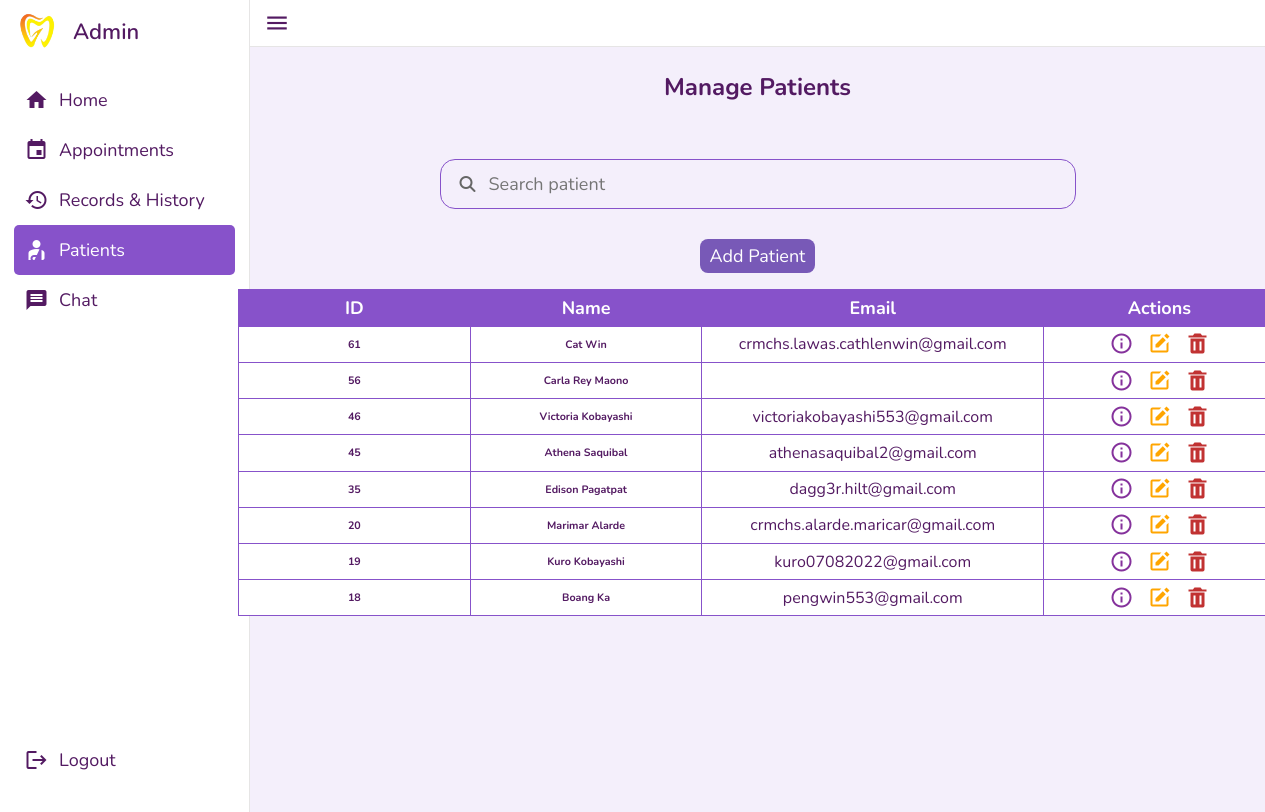
Page /admin-p_management.php on the committed database.
### tables this page shows
CREATE TABLE `patients_table1` (
  `id` int(11) NOT NULL,
  `first_name` varchar(50) NOT NULL,
  `last_name` varchar(50) NOT NULL,
  `birthdate` varchar(50) NOT NULL,
  `gender` varchar(50) NOT NULL,
  `address` varchar(50) NOT NULL,
  `contact_number` varchar(50) NOT NULL,
  `active_gmail` varchar(50) NOT NULL,
  `password` varchar(50) NOT NULL,
  `vkey` varchar(50) NOT NULL,
  `verified` tinyint(50) NOT NULL,
  `create_date` timestamp(6) NOT NULL DEFAULT current_timestamp(6) ON UPDATE current_timestamp(6),
  `med_info_1` varchar(50) NOT NULL,
  `med_info_2` varchar(50) NOT NULL,
  `med_info_3` varchar(50) NOT NULL,
  `med_info_4` varchar(50) NOT NULL,
  `med_info_5` varchar(50) NOT NULL,
  `med_info_6` varchar(50) NOT NULL,
  `med_info_7` varchar(50) NOT NULL,
  `med_info_8` varchar(50) NOT NULL,
  `med_info_9` varchar(50) NOT NULL,
  `med_info_10` varchar(50) NOT NULL
);

### admin-p_management.php (the view, shortened to what this page needs)
<?php
    include('dbconn.php')
?>
<!DOCTYPE html>
<html lang="en">
<head>
    <?php include('globalHead.php'); ?>
    <link rel="stylesheet" href="style/admin-p_management.css">
</head>
<body>
    <?php include('admin-sidebar.php');?>
    <section class="dashboard" id="dashboard">
        <div class="patRecHistory-container">
            <div class="container">
                <h1>Manage Patients</h1>
                <div class="row-container">
                    <div class="row two">
                        <div class="input-box search-container">
                            <i class="fa fa-search icon"></i>
                            <input type="text" id="getName" placeholder="Search patient">
                        </div>
                    </div>
                </div>
                <div class="add_p" style="display: flex; align-items: center; justify-content: center;">
                    <button class='button addPatient' id='addPatient' onclick='openAddPatientModal()' style="margin-top: 0.5rem; margin-bottom: 1rem;">Add Patient</button>
                </div>
                <table class="table table-striped">
                    <thead>
                    <tr>
                        <th>ID</th>
                        <th>Name</th>
                        <th>Email</th>
                        <th scope="col">Actions</th>
                    </tr>
                    </thead>
                    <tbody id="showdata">
                    <?php
                            $sql = "SELECT * FROM patients_table1 WHERE verified = 1 ORDER BY ID DESC LIMIT 8";
                            $query = mysqli_query($conn,$sql);
                            while($row = mysqli_fetch_assoc($query))
                            {
                            echo"<tr>";
                                echo"<td><h6>".$row['id']."</h6></td>";
                                echo"<td> <h6>".$row['first_name']. ' '. $row['last_name']."</h6> </td>";
                                echo"<td>".$row['active_gmail']."</td>";
                                echo "
                                    <td>
                                        <div class='d-flex'>
                                            <i class='bx bx-info-circle info' id='viewInfo' onclick='openviewPatientInfoModal(" . $row['id'] . ")'></i>
                                            <i class='bx bxs-edit edit' id='editInfo' onclick='openeditPatientInfoModal(" . $row['id'] . ")'></i>
                                            <i class='bx bxs-trash delete' id='deleteInfo' onclick='opendeletePatientInfoModal(" . $row['id'] . ")'></i>
                                        </div>
                                    </td>";
                            echo"</tr>";
                            }
                        ?>
                    </tbody>
                </table>
            </div>
        </div>
    </section>
</body>
</html>

### globalHead.php (shortened to what this page needs)
<link rel="stylesheet" href="https://cdnjs.cloudflare.com/ajax/libs/font-awesome/6.4.2/css/all.min.css"/>
<link href='https://unpkg.com/boxicons@2.1.4/css/boxicons.min.css' rel='stylesheet'>

### admin-sidebar.php (shortened to what this page needs)
<link rel="stylesheet" href="style/admin-sidebar.css">
<nav>
    <div class="logo-name">
        <div class="logo-image">
            <img src="img/mayollogo.png" alt="">
        </div>
        <span class="logo_name">Admin</span>
    </div>
    <div class="menu-items" >
        <ul class="nav-links">
            <li><a href="admin-dashboard.php">
                <i class="material-icons">home</i>
                <span class="link-name">Home</span></a>
            </li>
            <li><a href="admin-appointment.php">
                <i class="material-icons">event</i>
                <span class="link-name">Appointments</span></a>
            </li>
            <li><a href="admin-patRecHistory.php">
                <i class="material-icons">history</i>
                <span class="link-name">Records & History</span></a>
            </li>
            <li><a href="admin-p_management.php">
                <i class="material-icons">personal_injury</i>
                <span class="link-name">Patients</span></a>
            </li>
            <li><a href="admin-chat.php">
                <i class="material-icons">message</i>
                <span class="link-name">Chat</span></a>
            </li>
        </ul>
        <ul class="logout-mode">
            <li><a href="#">
                <i class="material-icons">logout</i>
                <span class="link-name">Logout</span>
            </a></li>
        </ul>
    </div>
</nav>
    <div class="top">
        <i class="material-icons sidebar-toggle">menu</i>
    </div>

### style/admin-p_management.css (style rules this page uses)
#dashboard { background: var(--v-light-purple); }
.patRecHistory-container { display: flex; flex-direction: row; justify-content: center; height: 100vh; }
.container { width: 1060px; height: 650px; flex-shrink: 0; margin-top: 2.3rem; border-radius: 5px; }
.container .row-container { margin-top: 1rem; display: flex; justify-content: center; align-items: center; }
.two { width: 60%; }
h1 { margin-top: 1.5rem; text-align: center; color: var(--v-dark-purple); }
.input-box { position: relative; width: 100%; height: 50px; margin: 30px 0; }
.input-box input { width: 100%; height: 100%; background: transparent; border: none; outline: none; border: 1px solid var(--dark-purple); border-radius: 15px; font-size: var(--small-font); color: var(--v-dark-purple); padding: 20px 45px 20px 20px; }
.table { width: 98%; border-collapse: collapse; margin-left: 10px; overflow-y: scroll; }
thead tr th { width: 190px; text-align: center; font-size: 18px; background: var(--v-dark-purple); color: white; padding: 5px; border: 2px solid var(--v-dark-purple) }
tbody tr td { text-align: center; border: 1px solid var(--dark-purple); background: white; color: var(--v-dark-purple); padding: 5.6px; }
.d-flex { display: flex; justify-content: center; align-items: center; }
.d-flex i { font-size: 1.5rem; color:#531A62; }
.d-flex .edit { color: orange; }
.d-flex .info { color:#85329C; }
.d-flex .delete { color:#C13232; }
.button { padding: 5px 10px 5px 10px; font-size: var(--small-font); border: none; border-radius: 8px; }
.addPatient { background: #7859B7; color: white; }
input, select { border: none; font-size: 18px; color: var(--v-dark-purple); float: left; width: 100%; margin-top: 0.5rem; border: 2px solid var(--dark-purple); border-radius: 8px; padding: 5px; }
.row-container .input-box { margin-top: 2rem; }
.d-flex .bx { margin-left: 7px; margin-right: 7px; }
thead tr th { background: var(--dark-purple); border: 2px solid var(--dark-purple); }
.icon { position: absolute; left: 20px; top: 50%; transform: translateY(-50%); color: #666; margin-top: 0.5rem; }
#getName { padding-left: 3rem; }

### style/globalStyle.css (style rules this page uses)
* { padding: 0; margin: 0; box-sizing: border-box; font-family: 'Nunito', sans-serif; text-decoration: none; list-style: none; scroll-behavior: smooth; }
:root { --white: #ffff; --v-light-purple: #F4EFFB; --light-purple: #D4BEEF; --v-dark-purple: #531A62; --dark-purple: #8752CA; --small-font: 18px; --big-font: 65px; --medium-large-font: 26px; --medium-font: 20px; --medium-large-font: 40px; --h2-font: 3rem; --pink: rgb(252, 104, 207); --dark-pink: #C553CF; --box-shadow: 0px 4px 4px 0px rgba(0, 0, 0, 0.25); }

### rows in the picture
patients_table1: id "61", first_name "Cat", last_name "Win", active_gmail "crmchs.lawas.cathlenwin@gmail.com"
patients_table1: id "56", first_name "Carla Rey", last_name "Maono"
patients_table1: id "46", first_name "Victoria", last_name "Kobayashi", active_gmail "victoriakobayashi553@gmail.com"
patients_table1: id "45", first_name "Athena", last_name "Saquibal", active_gmail "athenasaquibal2@gmail.com"
patients_table1: id "35", first_name "Edison", last_name "Pagatpat", active_gmail "dagg3r.hilt@gmail.com"
patients_table1: id "20", first_name "Marimar", last_name "Alarde", active_gmail "crmchs.alarde.maricar@gmail.com"
patients_table1: id "19", first_name "Kuro", last_name "Kobayashi", active_gmail "kuro07082022@gmail.com"
patients_table1: id "18", first_name "Boang", last_name "Ka", active_gmail "pengwin553@gmail.com"
